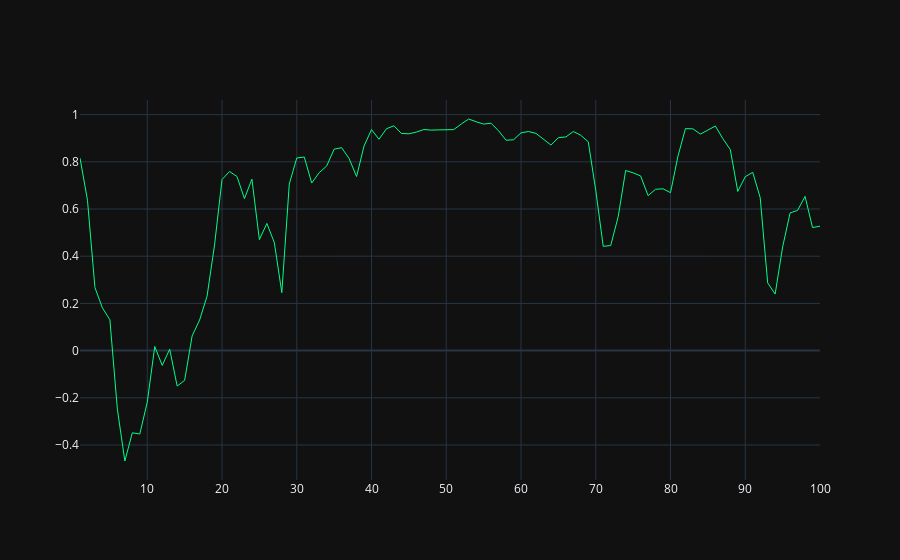

The code cell stored with this chart in its notebook:
### Code cell
windows_correlation = correlation.iloc[1700:1800]
index_num = np.arange(1, len(windows_correlation) + 1)
fig = go.Figure(data=[go.Scatter(
    x=index_num, 
    y=windows_correlation,
    mode='lines',
    name='corélation',
    line=dict(color='#00ff88', width=1)
)])
fig.show()
